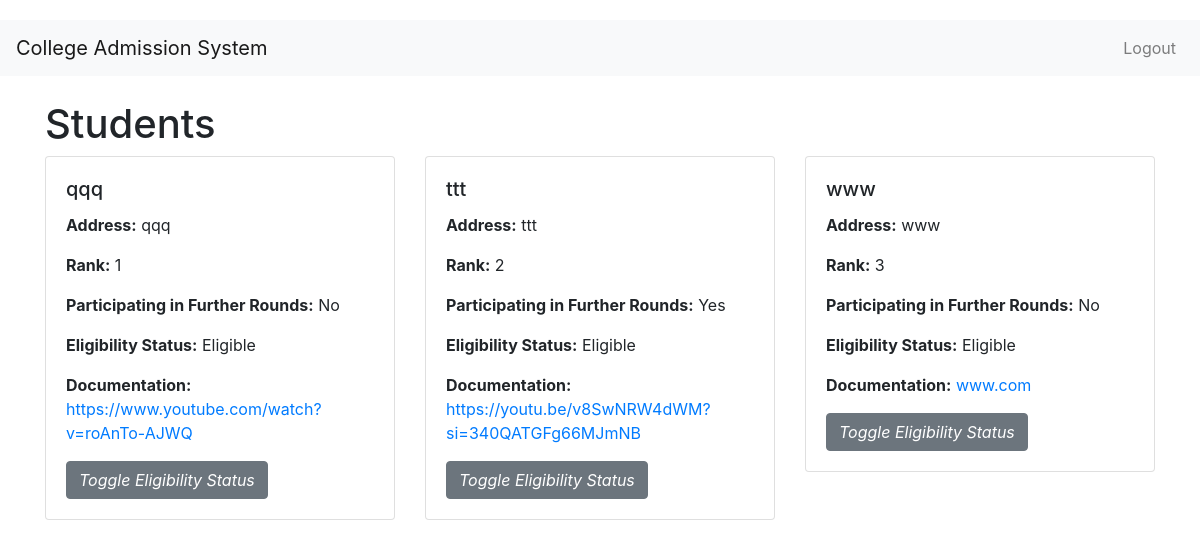
The app's page /view_students, older data.
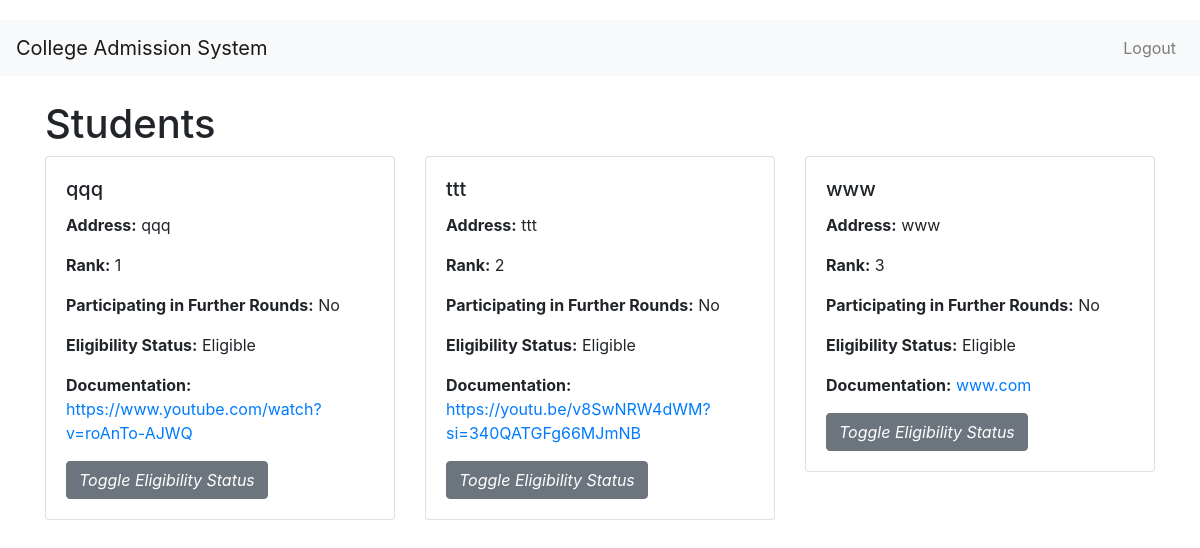
The same page, newer data.
### controllers/model.py (models this page shows)
class Student(db.Model):
    __tablename__ = 'students'
    id = db.Column(db.Integer, db.ForeignKey('users.id'), primary_key=True)
    name = db.Column(db.String(50), nullable=False)
    address = db.Column(db.String(200), nullable=True)
    doc_url = db.Column(db.String(200), nullable=True)
    eligibility_status = db.Column(db.Boolean, default=False)
    rank = db.Column(db.Integer, nullable=False)
    round_furthering = db.Column(db.Boolean, default=True)
    seat_preferences = db.relationship('SeatPreference', back_populates='student')

### controllers/routes.py (the view)
@main.route('/view_students')
def view_students():
    students = Student.query.all()
    return render_template('view_students.html', students=students)

### templates/view_students.html (shortened to what this page needs)
{% extends "base.html" %}
{% block content %}
    <h1 class="mt-4">Students</h1>
    <div class="row">
        {% for student in students %}
            <div class="col-md-4">
                <div class="card mb-4">
                    <div class="card-body">
                        <h5 class="card-title">{{ student.name }}</h5>
                        <p><strong>Address:</strong> {{ student.address }}</p>
                        <p><strong>Rank:</strong> {{ student.rank }}</p>
                        <p><strong>Participating in Further Rounds:</strong> {{ 'Yes' if student.round_furthering else 'No' }}</p>
                        <p><strong>Eligibility Status:</strong> {{ 'Eligible' if student.eligibility_status else 'Not Eligible' }}</p>
                        <p><strong>Documentation:</strong> <a href="{{ student.doc_url }}" target="_blank">{{ student.doc_url }}</a></p>
                        <form action="{{ url_for('main.toggle_eligibility', student_id=student.id) }}" method="post">
                            <button type="submit" class="btn btn-secondary">
                                Toggle Eligibility Status
                            </button>
                        </form>
                    </div>
                </div>
            </div>
        {% endfor %}
    </div>
{% endblock %}

Row changes from the older to the newer data that the page shows:
changed Student "ttt": round_furthering "Yes" → "No"
